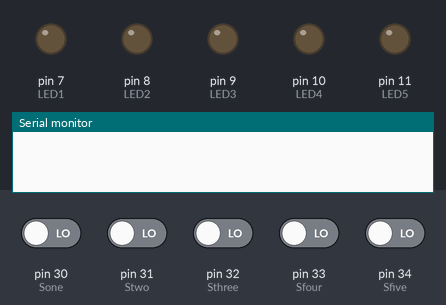
Recording of a sketch running on a simulated Arduino Mega 2560, built with avr-gcc and run on an emulated ATmega2560. Shown: output pins drawn as LEDs (lit = HIGH), the last lines printed to the serial monitor. Inputs (shaded band) come from the test bench; at power-on: pin 30 (Sone), pin 31 (Stwo), pin 32 (Sthree), pin 33 (Sfour), pin 34 (Sfive) LOW.

Above: at 1.2 s.
1.3 s: pin 30 (Sone) driven HIGH
At 2.3 s:
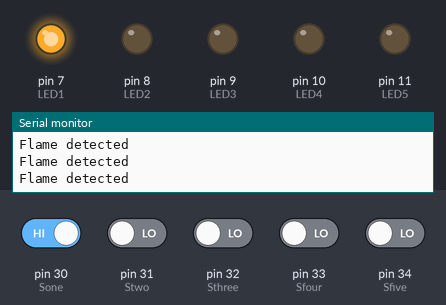
2.8 s: pin 30 (Sone) driven LOW
At 3.9 s:
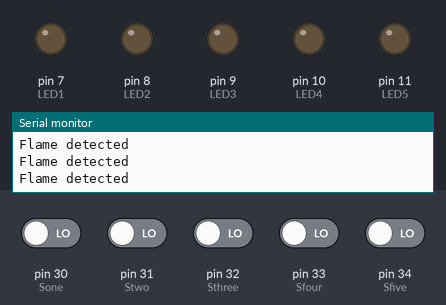
4.3 s: pin 31 (Stwo) driven HIGH
At 4.6 s:
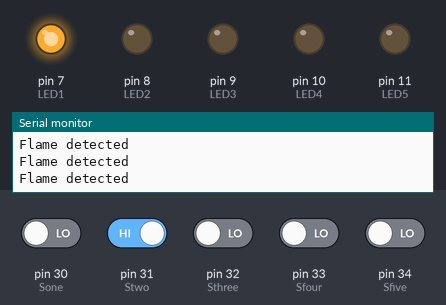
7.3 s: pin 31 (Stwo) driven LOW
At 8.4 s:
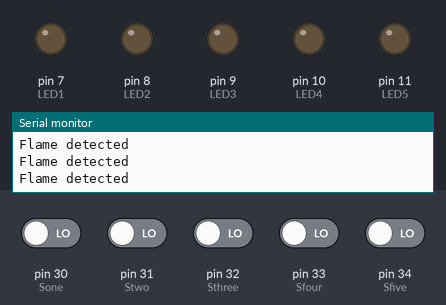
8.8 s: pin 30 (Sone) driven HIGH and pin 31 (Stwo) driven HIGH
At 9.2 s:
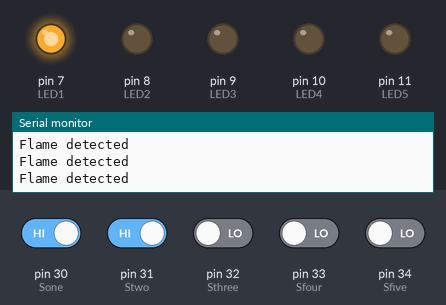
Timing chart, 0 to 11.8 s (numbered marks = the images above; inputs shaded):
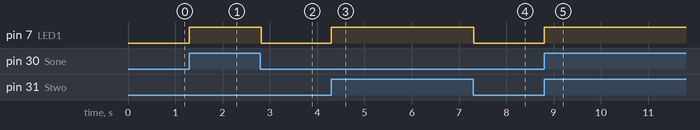

Measured:
- after the input at 1.3 s, pin 7 (LED1): LOW → HIGH at once
- after the input at 2.8 s, pin 7 (LED1): HIGH → LOW at once
- after the input at 4.3 s, pin 7 (LED1): LOW → HIGH at once
- after the input at 7.3 s, pin 7 (LED1): HIGH → LOW at once
- after the input at 8.8 s, pin 7 (LED1): LOW → HIGH at once

The sketch:

flame.ino
```cpp
#define Sone 30
#define Stwo 31
#define Sthree 32
#define Sfour 33
#define Sfive 34

#define LED1 7
#define LED2 8
#define LED3 9
#define LED4 10
#define LED5 11

void setup() {
  Serial.begin(9600);
  pinMode(Sone, INPUT);
  pinMode(Stwo, INPUT);
  pinMode(Sthree, INPUT);
  pinMode(Sfour, INPUT);
  pinMode(Sfive, INPUT);

  pinMode(LED1, OUTPUT);
  pinMode(LED2, OUTPUT);
  pinMode(LED3, OUTPUT);
  pinMode(LED4, OUTPUT);
  pinMode(LED5, OUTPUT);
}

void loop() {
  bool value1 = digitalRead(Sone);
  bool value2 = digitalRead(Stwo);
  bool value3 = digitalRead(Sthree);
  bool value4 = digitalRead(Sfour);
  bool value5 = digitalRead(Sfive);

  //Serial.println(value5);
  if (value1 == 1 || value2 == 1 || value3 == 1 || value4 ==1 || value5 == 1) {
    digitalWrite(LED1, HIGH);
    Serial.println("Flame detected");
  } else {
    digitalWrite(LED1, LOW);
  }
//  if (value2 == 1) {
//    digitalWrite(LED2, HIGH);
//  } else {
//    digitalWrite(LED2, LOW);
//  }
//  if (value3 == 1) {
//    digitalWrite(LED3, HIGH);
//  } else {
//    digitalWrite(LED3, LOW);
//  }
//  if (value4 == 1) {
//    digitalWrite(LED4, HIGH);
//  } else {
//    digitalWrite(LED4, LOW);
//  }
//  if (value5 == 1) {
//    digitalWrite(LED5, HIGH);
//  } else {
//    digitalWrite(LED5, LOW);
//  }
}
```
